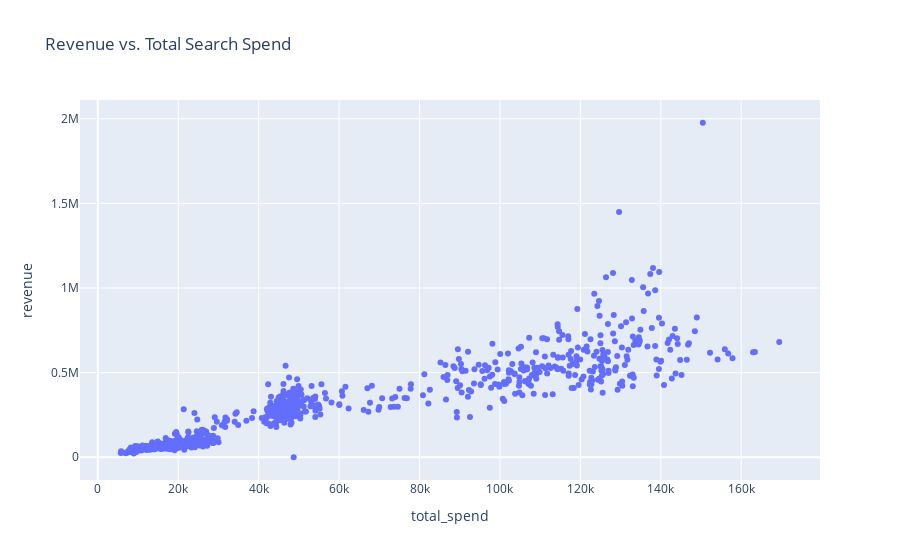

Write notebook code for a chart like this one.
### Markdown cell above
### Total Spend vs. Revenue

### Code cell
#look at total spend vs revenue

search_df['total_spend']=search_df[search_df.columns.difference(['date', 'revenue'])].sum(axis=1)

fig = px.scatter(search_df, x="total_spend", y="revenue", title='Revenue vs. Total Search Spend')
fig.show()

### Figure 1 — Plotly figure (JSON) as saved in the notebook; plotly's stock layout.template omitted (floating-point values rounded to 4 significant figures; data arrays with more than 128 entries replaced by an {"elided": "..."} marker saying what was removed)
{"data": [{"hovertemplate": "total_spend=%{x}<br>revenue=%{y}<extra></extra>", "legendgroup": "", "marker": {"color": "#636efa", "symbol": "circle"}, "mode": "markers", "name": "", "orientation": "v", "showlegend": false, "type": "scatter", "x": {"elided": "943 float values"}, "xaxis": "x", "y": {"elided": "943 float values"}, "yaxis": "y"}], "layout": {"legend": {"tracegroupgap": 0}, "title": {"text": "Revenue vs. Total Search Spend"}, "xaxis": {"anchor": "y", "domain": [0, 1], "title": {"text": "total_spend"}}, "yaxis": {"anchor": "x", "domain": [0, 1], "title": {"text": "revenue"}}}}
